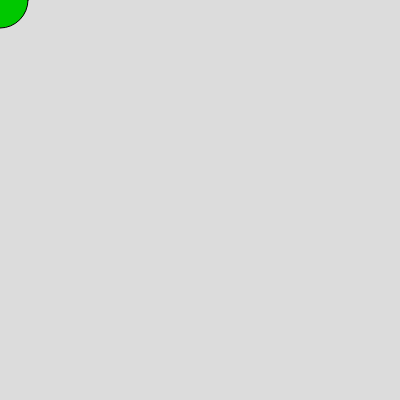
Frame 1 (no input)
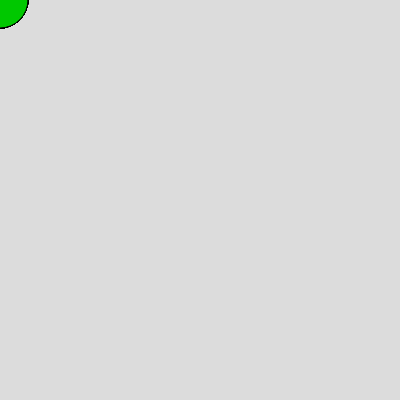
Frame 60 (no input)
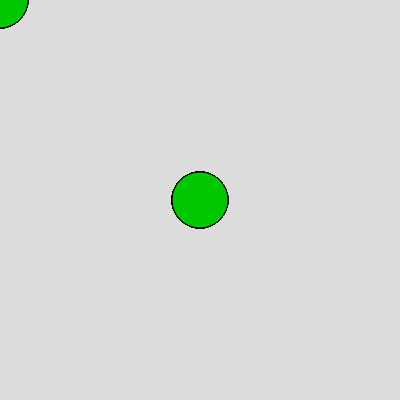
Frame 120 (the mouse pressed at the canvas centre since frame 60)

The p5.js sketch that drew these frames (run headless with seeded random() and noise() and a simulated clock; from frame 60 on, the mouse is pressed at the canvas centre):

// p5.js sketch
// ── sketch.js
// Simple Processing Script
//

function setup() {
  createCanvas(400, 400);
  background(220);
}

function draw() {
  myColor = color(0, 200, 0);
  fill(myColor);

  ellipse(mouseX, mouseY, 56, 56);
}
